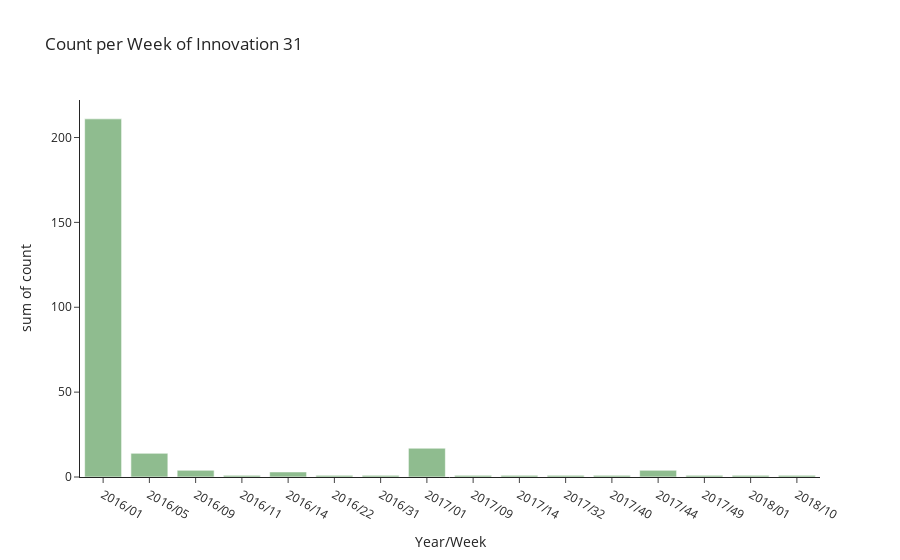

Here is the notebook cell this chart was saved with:
### Code cell
count31 = InnoCount("inno_31")
fig = px.histogram(count31, x="Year/Week", y="count", template="simple_white", title="Count per Week of Innovation 31", color_discrete_sequence=['darkseagreen'])
fig.show()

### Figure 1 — Plotly figure (JSON) as saved in the notebook; plotly's stock layout.template omitted (floating-point values rounded to 4 significant figures)
{"data": [{"alignmentgroup": "True", "bingroup": "x", "histfunc": "sum", "hovertemplate": "Year/Week=%{x}<br>sum of count=%{y}<extra></extra>", "legendgroup": "", "marker": {"color": "darkseagreen", "pattern": {"shape": ""}}, "name": "", "offsetgroup": "", "orientation": "v", "showlegend": false, "type": "histogram", "x": ["2016/01", "2016/01", "2016/01", "2016/01", "2016/01", "2016/01", "2016/01", "2016/01", "2016/01", "2016/01", "2016/01", "2016/01", "2016/01", "2016/01", "2016/01", "2016/01", "2016/01", "2016/01", "2016/01", "2016/01", "2016/01", "2016/01", "2016/01", "2016/01", "2016/01", "2016/01", "2016/05", "2016/05", "2016/05", "2016/09", "2016/09", "2016/11", "2016/14", "2016/14", "2016/22", "2016/31", "2017/01", "2017/01", "2017/01", "2017/09", "2017/14", "2017/32", "2017/40", "2017/44", "2017/49", "2018/01", "2018/10"], "xaxis": "x", "y": [1, 2, 1, 2, 3, 1, 153, 5, 2, 2, 1, 1, 1, 2, 1, 7, 15, 1, 1, 2, 1, 1, 1, 2, 1, 1, 1, 1, 12, 1, 3, 1, 1, 2, 1, 1, 15, 1, 1, 1, 1, 1, 1, 4, 1, 1, 1], "yaxis": "y"}], "layout": {"barmode": "relative", "legend": {"tracegroupgap": 0}, "title": {"text": "Count per Week of Innovation 31"}, "xaxis": {"anchor": "y", "domain": [0, 1], "title": {"text": "Year/Week"}}, "yaxis": {"anchor": "x", "domain": [0, 1], "title": {"text": "sum of count"}}}}
